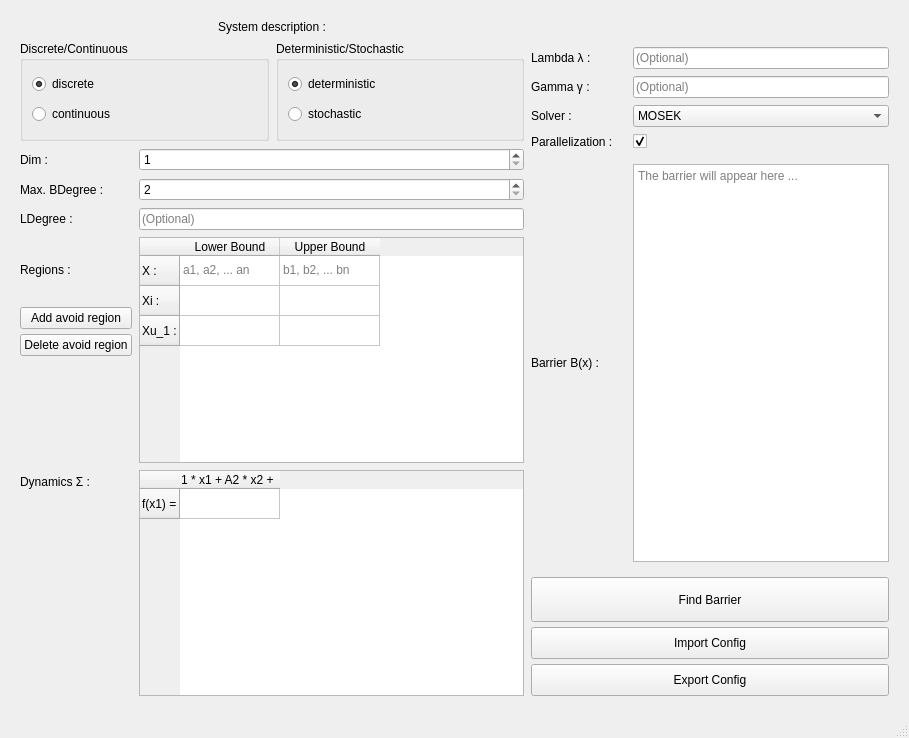
<?xml version="1.0" encoding="UTF-8"?>
<ui version="4.0">
 <class>MainWindow</class>
 <widget class="QMainWindow" name="MainWindow">
  <property name="geometry">
   <rect>
    <x>0</x>
    <y>0</y>
    <width>909</width>
    <height>738</height>
   </rect>
  </property>
  <property name="windowTitle">
   <string>PRoTECT</string>
  </property>
  <widget class="QWidget" name="centralwidget">
   <property name="enabled">
    <bool>true</bool>
   </property>
   <property name="sizePolicy">
    <sizepolicy hsizetype="Preferred" vsizetype="Maximum">
     <horstretch>0</horstretch>
     <verstretch>0</verstretch>
    </sizepolicy>
   </property>
   <layout class="QVBoxLayout" name="mainVerticalLayout">
    <property name="spacing">
     <number>7</number>
    </property>
    <item>
     <layout class="QHBoxLayout" name="horizontalLayoutWidget" stretch="163,100">
      <property name="sizeConstraint">
       <enum>QLayout::SetDefaultConstraint</enum>
      </property>
      <property name="leftMargin">
       <number>11</number>
      </property>
      <property name="topMargin">
       <number>11</number>
      </property>
      <property name="rightMargin">
       <number>11</number>
      </property>
      <property name="bottomMargin">
       <number>11</number>
      </property>
      <item>
       <layout class="QVBoxLayout" name="configurationLayout">
        <property name="sizeConstraint">
         <enum>QLayout::SetDefaultConstraint</enum>
        </property>
        <item>
         <widget class="QLabel" name="configurationTextLabel">
          <property name="sizePolicy">
           <sizepolicy hsizetype="Minimum" vsizetype="Maximum">
            <horstretch>0</horstretch>
            <verstretch>0</verstretch>
           </sizepolicy>
          </property>
          <property name="text">
           <string>System description :</string>
          </property>
          <property name="alignment">
           <set>Qt::AlignHCenter|Qt::AlignTop</set>
          </property>
         </widget>
        </item>
        <item>
         <layout class="QGridLayout" name="radioButtonLayout">
          <item row="0" column="0">
           <widget class="QGroupBox" name="discreteContinuousGroupBox">
            <property name="maximumSize">
             <size>
              <width>16777215</width>
              <height>16777215</height>
             </size>
            </property>
            <property name="title">
             <string>Discrete/Continuous</string>
            </property>
            <property name="alignment">
             <set>Qt::AlignLeading|Qt::AlignLeft|Qt::AlignTop</set>
            </property>
            <layout class="QVBoxLayout" name="discreteContinuousLayout">
             <item>
              <widget class="QRadioButton" name="radioButtonDiscrete">
               <property name="text">
                <string>discrete</string>
               </property>
               <property name="checked">
                <bool>true</bool>
               </property>
              </widget>
             </item>
             <item>
              <widget class="QRadioButton" name="radioButtonContinuous">
               <property name="text">
                <string>continuous</string>
               </property>
              </widget>
             </item>
            </layout>
           </widget>
          </item>
          <item row="0" column="1">
           <widget class="QGroupBox" name="deterministicStochasticGroupBox">
            <property name="minimumSize">
             <size>
              <width>0</width>
              <height>100</height>
             </size>
            </property>
            <property name="maximumSize">
             <size>
              <width>16777215</width>
              <height>16777215</height>
             </size>
            </property>
            <property name="title">
             <string>Deterministic/Stochastic</string>
            </property>
            <property name="alignment">
             <set>Qt::AlignLeading|Qt::AlignLeft|Qt::AlignTop</set>
            </property>
            <layout class="QVBoxLayout" name="deterministicStochasticLayout">
             <item>
              <widget class="QRadioButton" name="radioButtonDeterministic">
               <property name="text">
                <string>deterministic</string>
               </property>
               <property name="checked">
                <bool>true</bool>
               </property>
              </widget>
             </item>
             <item>
              <widget class="QRadioButton" name="radioButtonStochastic">
               <property name="text">
                <string>stochastic</string>
               </property>
              </widget>
             </item>
            </layout>
           </widget>
          </item>
         </layout>
        </item>
        <item>
         <layout class="QFormLayout" name="configurationValuesForm">
          <property name="fieldGrowthPolicy">
           <enum>QFormLayout::ExpandingFieldsGrow</enum>
          </property>
          <property name="labelAlignment">
           <set>Qt::AlignLeading|Qt::AlignLeft|Qt::AlignVCenter</set>
          </property>
          <property name="formAlignment">
           <set>Qt::AlignBottom|Qt::AlignLeading|Qt::AlignLeft</set>
          </property>
          <item row="0" column="0">
           <widget class="QLabel" name="numberOfDimensionsTextLabel">
            <property name="text">
             <string>Dim :</string>
            </property>
           </widget>
          </item>
          <item row="0" column="1">
           <widget class="QSpinBox" name="numberOfDimensionsSpinBox">
            <property name="sizePolicy">
             <sizepolicy hsizetype="Expanding" vsizetype="Fixed">
              <horstretch>0</horstretch>
              <verstretch>0</verstretch>
             </sizepolicy>
            </property>
            <property name="minimum">
             <number>1</number>
            </property>
           </widget>
          </item>
          <item row="1" column="0">
           <widget class="QLabel" name="maxPolynomialDegreeTextLabel">
            <property name="text">
             <string>Max. BDegree :</string>
            </property>
           </widget>
          </item>
          <item row="1" column="1">
           <widget class="QSpinBox" name="maxPolynomialDegreeSpinBox">
            <property name="sizePolicy">
             <sizepolicy hsizetype="Expanding" vsizetype="Fixed">
              <horstretch>0</horstretch>
              <verstretch>0</verstretch>
             </sizepolicy>
            </property>
            <property name="minimum">
             <number>2</number>
            </property>
            <property name="maximum">
             <number>99</number>
            </property>
            <property name="singleStep">
             <number>2</number>
            </property>
           </widget>
          </item>
          <item row="3" column="0">
           <layout class="QVBoxLayout" name="regionsButtonLayout">
            <property name="spacing">
             <number>5</number>
            </property>
            <item>
             <widget class="QLabel" name="regionsTextLabel">
              <property name="text">
               <string>Regions :</string>
              </property>
             </widget>
            </item>
            <item>
             <widget class="QPushButton" name="addRegionButton">
              <property name="text">
               <string>Add avoid region</string>
              </property>
             </widget>
            </item>
            <item>
             <widget class="QPushButton" name="deleteRegionButton">
              <property name="text">
               <string>Delete avoid region</string>
              </property>
             </widget>
            </item>
           </layout>
          </item>
          <item row="3" column="1">
           <widget class="QTableWidget" name="regionTable">
            <property name="sizePolicy">
             <sizepolicy hsizetype="Expanding" vsizetype="Expanding">
              <horstretch>0</horstretch>
              <verstretch>0</verstretch>
             </sizepolicy>
            </property>
            <property name="sizeAdjustPolicy">
             <enum>QAbstractScrollArea::AdjustIgnored</enum>
            </property>
            <attribute name="horizontalHeaderVisible">
             <bool>true</bool>
            </attribute>
            <attribute name="horizontalHeaderMinimumSectionSize">
             <number>80</number>
            </attribute>
            <attribute name="horizontalHeaderStretchLastSection">
             <bool>false</bool>
            </attribute>
            <row>
             <property name="text">
              <string>X :</string>
             </property>
            </row>
            <row>
             <property name="text">
              <string>Xi :</string>
             </property>
            </row>
            <row>
             <property name="text">
              <string>Xu_1 :</string>
             </property>
            </row>
            <column>
             <property name="text">
              <string>Lower Bound</string>
             </property>
            </column>
            <column>
             <property name="text">
              <string>Upper Bound</string>
             </property>
            </column>
            <item row="0" column="0">
             <property name="text">
              <string>a1, a2, ... an</string>
             </property>
             <property name="foreground">
              <brush brushstyle="SolidPattern">
               <color alpha="255">
                <red>128</red>
                <green>128</green>
                <blue>128</blue>
               </color>
              </brush>
             </property>
            </item>
            <item row="0" column="1">
             <property name="text">
              <string>b1, b2, ... bn</string>
             </property>
             <property name="foreground">
              <brush brushstyle="SolidPattern">
               <color alpha="255">
                <red>128</red>
                <green>128</green>
                <blue>128</blue>
               </color>
              </brush>
             </property>
            </item>
           </widget>
          </item>
          <item row="4" column="0">
           <widget class="QLabel" name="dynamicsTextLabel">
            <property name="text">
             <string>Dynamics Σ :</string>
            </property>
           </widget>
          </item>
          <item row="4" column="1">
           <widget class="QTableWidget" name="dynamicsTable">
            <property name="sizePolicy">
             <sizepolicy hsizetype="Expanding" vsizetype="Expanding">
              <horstretch>0</horstretch>
              <verstretch>0</verstretch>
             </sizepolicy>
            </property>
            <property name="sizeAdjustPolicy">
             <enum>QAbstractScrollArea::AdjustIgnored</enum>
            </property>
            <attribute name="horizontalHeaderVisible">
             <bool>true</bool>
            </attribute>
            <row>
             <property name="text">
              <string>f(x1) =</string>
             </property>
            </row>
            <column>
             <property name="text">
              <string>A1 * x1 + A2 * x2 + ...</string>
             </property>
            </column>
           </widget>
          </item>
          <item row="2" column="0">
           <widget class="QLabel" name="lDegreeTextLabel">
            <property name="text">
             <string>LDegree :</string>
            </property>
           </widget>
          </item>
          <item row="2" column="1">
           <widget class="QLineEdit" name="lDegreeLineEdit">
            <property name="placeholderText">
             <string>(Optional)</string>
            </property>
           </widget>
          </item>
         </layout>
        </item>
       </layout>
      </item>
      <item>
       <layout class="QVBoxLayout" name="visualInteractionLayout">
        <property name="spacing">
         <number>5</number>
        </property>
        <property name="topMargin">
         <number>22</number>
        </property>
        <item>
         <widget class="QWidget" name="plottingWidget" native="true"/>
        </item>
        <item>
         <layout class="QHBoxLayout" name="parameterConfigLayout">
          <item>
           <layout class="QFormLayout" name="mainParameterConfigForm">
            <property name="fieldGrowthPolicy">
             <enum>QFormLayout::ExpandingFieldsGrow</enum>
            </property>
            <property name="rowWrapPolicy">
             <enum>QFormLayout::DontWrapRows</enum>
            </property>
            <property name="labelAlignment">
             <set>Qt::AlignLeading|Qt::AlignLeft|Qt::AlignVCenter</set>
            </property>
            <property name="formAlignment">
             <set>Qt::AlignBottom|Qt::AlignLeading|Qt::AlignLeft</set>
            </property>
            <property name="horizontalSpacing">
             <number>7</number>
            </property>
            <property name="verticalSpacing">
             <number>7</number>
            </property>
            <item row="0" column="0">
             <widget class="QLabel" name="lambdaTextLabel">
              <property name="text">
               <string>Lambda λ :</string>
              </property>
             </widget>
            </item>
            <item row="0" column="1">
             <widget class="QLineEdit" name="lambdaLineEdit">
              <property name="sizePolicy">
               <sizepolicy hsizetype="Expanding" vsizetype="Minimum">
                <horstretch>0</horstretch>
                <verstretch>0</verstretch>
               </sizepolicy>
              </property>
              <property name="minimumSize">
               <size>
                <width>70</width>
                <height>0</height>
               </size>
              </property>
              <property name="alignment">
               <set>Qt::AlignLeading|Qt::AlignLeft|Qt::AlignVCenter</set>
              </property>
              <property name="placeholderText">
               <string>(Optional)</string>
              </property>
             </widget>
            </item>
            <item row="1" column="0">
             <widget class="QLabel" name="gammaTextLabel">
              <property name="text">
               <string>Gamma γ :</string>
              </property>
             </widget>
            </item>
            <item row="1" column="1">
             <widget class="QLineEdit" name="gammaLineEdit">
              <property name="sizePolicy">
               <sizepolicy hsizetype="Expanding" vsizetype="Maximum">
                <horstretch>0</horstretch>
                <verstretch>0</verstretch>
               </sizepolicy>
              </property>
              <property name="minimumSize">
               <size>
                <width>70</width>
                <height>0</height>
               </size>
              </property>
              <property name="alignment">
               <set>Qt::AlignLeading|Qt::AlignLeft|Qt::AlignVCenter</set>
              </property>
              <property name="placeholderText">
               <string>(Optional)</string>
              </property>
             </widget>
            </item>
            <item row="2" column="0">
             <widget class="QLabel" name="solverTextLabel">
              <property name="sizePolicy">
               <sizepolicy hsizetype="Preferred" vsizetype="Preferred">
                <horstretch>0</horstretch>
                <verstretch>0</verstretch>
               </sizepolicy>
              </property>
              <property name="minimumSize">
               <size>
                <width>95</width>
                <height>0</height>
               </size>
              </property>
              <property name="text">
               <string>Solver :</string>
              </property>
             </widget>
            </item>
            <item row="2" column="1">
             <widget class="QComboBox" name="solverComboBox">
              <property name="enabled">
               <bool>true</bool>
              </property>
              <property name="sizePolicy">
               <sizepolicy hsizetype="Expanding" vsizetype="Maximum">
                <horstretch>0</horstretch>
                <verstretch>0</verstretch>
               </sizepolicy>
              </property>
              <item>
               <property name="text">
                <string>MOSEK</string>
               </property>
              </item>
              <item>
               <property name="text">
                <string>CVXOPT</string>
               </property>
              </item>
             </widget>
            </item>
            <item row="3" column="0">
             <widget class="QLabel" name="parallelizationTextLabel">
              <property name="minimumSize">
               <size>
                <width>95</width>
                <height>0</height>
               </size>
              </property>
              <property name="text">
               <string>Parallelization :</string>
              </property>
             </widget>
            </item>
            <item row="3" column="1">
             <widget class="QCheckBox" name="parallelizationCheckBox">
              <property name="enabled">
               <bool>true</bool>
              </property>
              <property name="text">
               <string/>
              </property>
              <property name="checkable">
               <bool>true</bool>
              </property>
              <property name="checked">
               <bool>true</bool>
              </property>
             </widget>
            </item>
           </layout>
          </item>
         </layout>
        </item>
        <item>
         <layout class="QHBoxLayout" name="barrierLayout">
          <property name="spacing">
           <number>7</number>
          </property>
          <property name="sizeConstraint">
           <enum>QLayout::SetDefaultConstraint</enum>
          </property>
          <property name="topMargin">
           <number>10</number>
          </property>
          <item>
           <widget class="QLabel" name="barrierTextLabel">
            <property name="sizePolicy">
             <sizepolicy hsizetype="Preferred" vsizetype="Maximum">
              <horstretch>0</horstretch>
              <verstretch>0</verstretch>
             </sizepolicy>
            </property>
            <property name="minimumSize">
             <size>
              <width>95</width>
              <height>0</height>
             </size>
            </property>
            <property name="text">
             <string>Barrier B(x) : </string>
            </property>
           </widget>
          </item>
          <item>
           <widget class="QTextEdit" name="barrierTextEdit">
            <property name="sizePolicy">
             <sizepolicy hsizetype="MinimumExpanding" vsizetype="MinimumExpanding">
              <horstretch>0</horstretch>
              <verstretch>0</verstretch>
             </sizepolicy>
            </property>
            <property name="maximumSize">
             <size>
              <width>16777215</width>
              <height>16777215</height>
             </size>
            </property>
            <property name="frameShape">
             <enum>QFrame::StyledPanel</enum>
            </property>
            <property name="placeholderText">
             <string>The barrier will appear here ...</string>
            </property>
           </widget>
          </item>
         </layout>
        </item>
        <item>
         <layout class="QHBoxLayout" name="confidenceLayout">
          <property name="bottomMargin">
           <number>10</number>
          </property>
         </layout>
        </item>
        <item>
         <widget class="QPushButton" name="findBarrierButton">
          <property name="minimumSize">
           <size>
            <width>0</width>
            <height>45</height>
           </size>
          </property>
          <property name="text">
           <string>Find Barrier</string>
          </property>
         </widget>
        </item>
        <item>
         <widget class="QPushButton" name="importConfigButton">
          <property name="minimumSize">
           <size>
            <width>0</width>
            <height>32</height>
           </size>
          </property>
          <property name="text">
           <string>Import Config</string>
          </property>
         </widget>
        </item>
        <item>
         <widget class="QPushButton" name="exportConfigButton">
          <property name="minimumSize">
           <size>
            <width>0</width>
            <height>32</height>
           </size>
          </property>
          <property name="text">
           <string>Export Config</string>
          </property>
         </widget>
        </item>
       </layout>
      </item>
     </layout>
    </item>
   </layout>
  </widget>
  <widget class="QMenuBar" name="menubar">
   <property name="geometry">
    <rect>
     <x>0</x>
     <y>0</y>
     <width>909</width>
     <height>26</height>
    </rect>
   </property>
  </widget>
  <widget class="QStatusBar" name="statusbar"/>
 </widget>
 <resources/>
 <connections/>
</ui>
